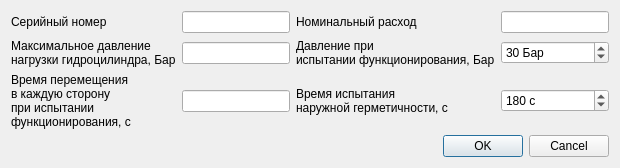
<?xml version="1.0" encoding="UTF-8"?>
<ui version="4.0">
 <class>HydroCilinderTitleInfo</class>
 <widget class="QWidget" name="HydroCilinderTitleInfo">
  <property name="geometry">
   <rect>
    <x>0</x>
    <y>0</y>
    <width>688</width>
    <height>218</height>
   </rect>
  </property>
  <property name="sizePolicy">
   <sizepolicy hsizetype="Preferred" vsizetype="Preferred">
    <horstretch>0</horstretch>
    <verstretch>0</verstretch>
   </sizepolicy>
  </property>
  <property name="windowTitle">
   <string>Параметры испытания</string>
  </property>
  <layout class="QVBoxLayout" name="verticalLayout">
   <property name="sizeConstraint">
    <enum>QLayout::SetFixedSize</enum>
   </property>
   <item>
    <layout class="QGridLayout" name="gridLayout">
     <item row="1" column="2">
      <widget class="QLabel" name="l_test_pressure">
       <property name="text">
        <string>Давление при
испытании функционирования, Бар</string>
       </property>
      </widget>
     </item>
     <item row="1" column="1">
      <widget class="QLineEdit" name="MaxPressure">
       <property name="sizePolicy">
        <sizepolicy hsizetype="Minimum" vsizetype="Fixed">
         <horstretch>0</horstretch>
         <verstretch>0</verstretch>
        </sizepolicy>
       </property>
       <property name="toolTip">
        <string>10..315 Бар.</string>
       </property>
       <property name="toolTipDuration">
        <number>1000</number>
       </property>
      </widget>
     </item>
     <item row="0" column="0">
      <widget class="QLabel" name="l_ser_no">
       <property name="text">
        <string>Серийный номер</string>
       </property>
      </widget>
     </item>
     <item row="1" column="0">
      <widget class="QLabel" name="l_max_pressure">
       <property name="text">
        <string>Максимальное давление
нагрузки гидроцилиндра, Бар</string>
       </property>
      </widget>
     </item>
     <item row="0" column="1">
      <widget class="QLineEdit" name="SerNo"/>
     </item>
     <item row="2" column="0">
      <widget class="QLabel" name="l_move_time">
       <property name="text">
        <string>Время перемещения
в каждую сторону
при испытании
функционирования, с</string>
       </property>
      </widget>
     </item>
     <item row="2" column="1">
      <widget class="QLineEdit" name="MoveTime">
       <property name="sizePolicy">
        <sizepolicy hsizetype="Minimum" vsizetype="Fixed">
         <horstretch>0</horstretch>
         <verstretch>0</verstretch>
        </sizepolicy>
       </property>
       <property name="toolTip">
        <string>0,1..10 с</string>
       </property>
       <property name="toolTipDuration">
        <number>1000</number>
       </property>
      </widget>
     </item>
     <item row="2" column="2">
      <widget class="QLabel" name="l_herm_test_time">
       <property name="text">
        <string>Время испытания
наружной герметичности, с</string>
       </property>
      </widget>
     </item>
     <item row="2" column="3">
      <widget class="QSpinBox" name="HermTestTime">
       <property name="sizePolicy">
        <sizepolicy hsizetype="Minimum" vsizetype="Fixed">
         <horstretch>0</horstretch>
         <verstretch>0</verstretch>
        </sizepolicy>
       </property>
       <property name="toolTip">
        <string>1..300</string>
       </property>
       <property name="toolTipDuration">
        <number>1000</number>
       </property>
       <property name="suffix">
        <string> с</string>
       </property>
       <property name="minimum">
        <number>1</number>
       </property>
       <property name="maximum">
        <number>300</number>
       </property>
       <property name="value">
        <number>180</number>
       </property>
      </widget>
     </item>
     <item row="1" column="3">
      <widget class="QSpinBox" name="TestPressure">
       <property name="sizePolicy">
        <sizepolicy hsizetype="Minimum" vsizetype="Fixed">
         <horstretch>0</horstretch>
         <verstretch>0</verstretch>
        </sizepolicy>
       </property>
       <property name="toolTip">
        <string>10..315 Бар.</string>
       </property>
       <property name="toolTipDuration">
        <number>1000</number>
       </property>
       <property name="suffix">
        <string> Бар</string>
       </property>
       <property name="minimum">
        <number>10</number>
       </property>
       <property name="maximum">
        <number>315</number>
       </property>
       <property name="singleStep">
        <number>1</number>
       </property>
       <property name="value">
        <number>30</number>
       </property>
      </widget>
     </item>
     <item row="0" column="2">
      <widget class="QLabel" name="l_expenditure">
       <property name="text">
        <string>Номинальный расход</string>
       </property>
      </widget>
     </item>
     <item row="0" column="3">
      <widget class="QLineEdit" name="Expenditure">
       <property name="toolTip">
        <string>1..300 л/мин</string>
       </property>
      </widget>
     </item>
    </layout>
   </item>
   <item>
    <widget class="QDialogButtonBox" name="buttonBox">
     <property name="standardButtons">
      <set>QDialogButtonBox::Cancel|QDialogButtonBox::Ok</set>
     </property>
    </widget>
   </item>
  </layout>
 </widget>
 <resources/>
 <connections/>
</ui>
